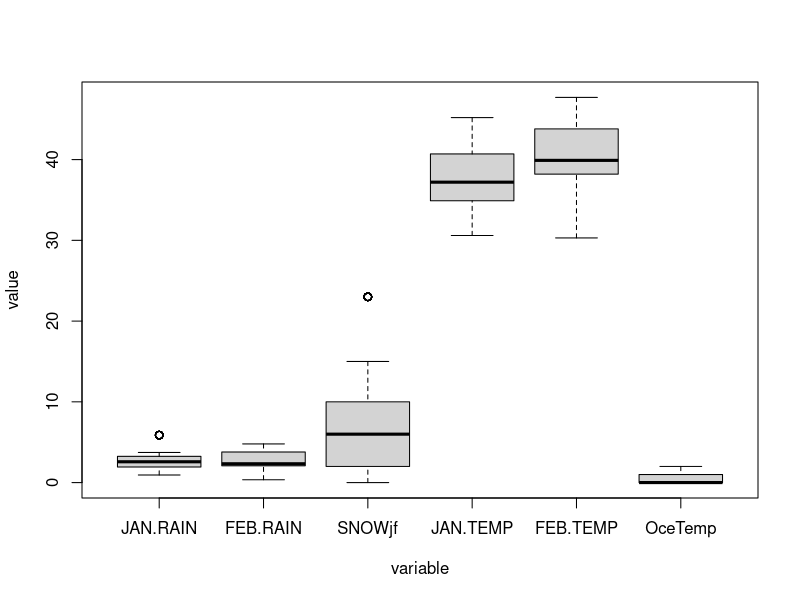
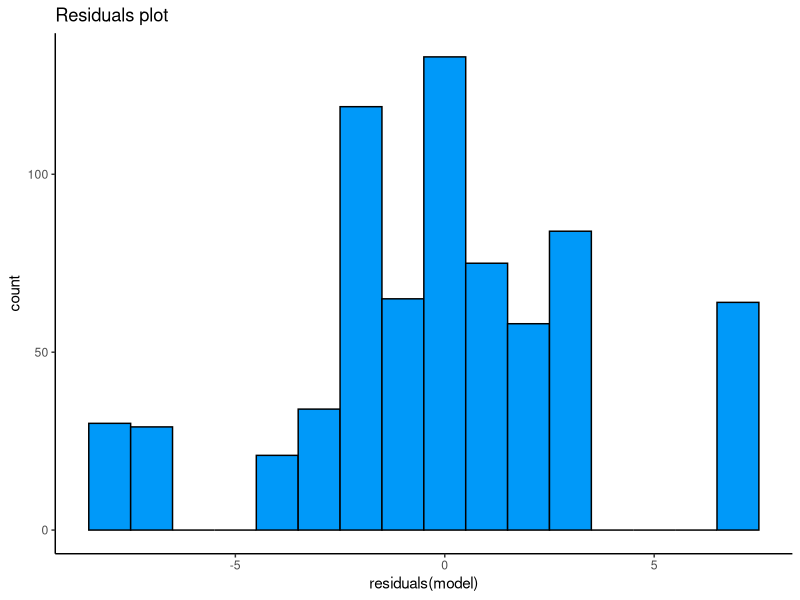
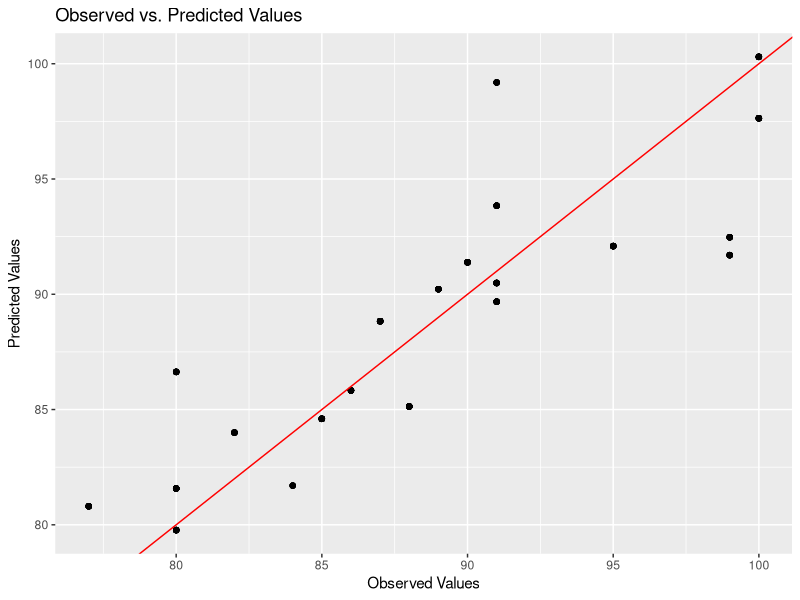

Write the R code that produced these figures, in order.
# read dataset
#install.packages("readxl")
#install.packages("writexl")
library(readxl)

#Loading the datasets
total <- read_excel("bootdataCBloom4_24.xlsx")

h_train <- read_excel("h_train.xlsx")
head(h_train)

h_test <- read_excel("h_test.xlsx")
head(h_test)

#Installing package for melt
library(reshape2)

# Remove target variable
temp_total <- subset(total, select = -c(PEAK))
melt_total <- melt(temp_total)

# Draw boxplot (variable measured on different scale, therefore this is meaningless)
boxplot(data = melt_total, value ~ variable)

# Fit the model and obtain summary
model <- lm(PEAK ~ ., data = h_train)
summary(model)

# Get residuals
lm_residuals <- as.data.frame(residuals(model))

# Visualize residuals
library(ggplot2)
ggplot(lm_residuals, aes(residuals(model))) +
  geom_histogram(fill = "#0099f9", color = "black", binwidth=1) +
  theme_classic() +
  labs(title = "Residuals plot")

# Make predictions on the test set
predictions <- predict(model, h_test)

# Convert to dataframe
eval <- cbind(h_test$PEAK, predictions)
colnames(eval) <- c("Y", "Yhat")
eval <- as.data.frame(eval)
head(eval)

# Evaluate model
mse <- mean((eval$Y - eval$Yhat)^2)
rmse <- sqrt(mse)

#Error rate
sigma(model)/mean(h_test$PEAK)

library(ggplot2)

# Assuming 'model' is your fitted regression model, and 'h_test' is your data frame

ggplot(h_test, aes(x = h_test$PEAK, y = predictions )) +
  geom_point() +
  geom_abline(intercept = 0, slope = 1, color = "red") +
  xlab("Observed Values") +
  ylab("Predicted Values") +
  ggtitle("Observed vs. Predicted Values")
